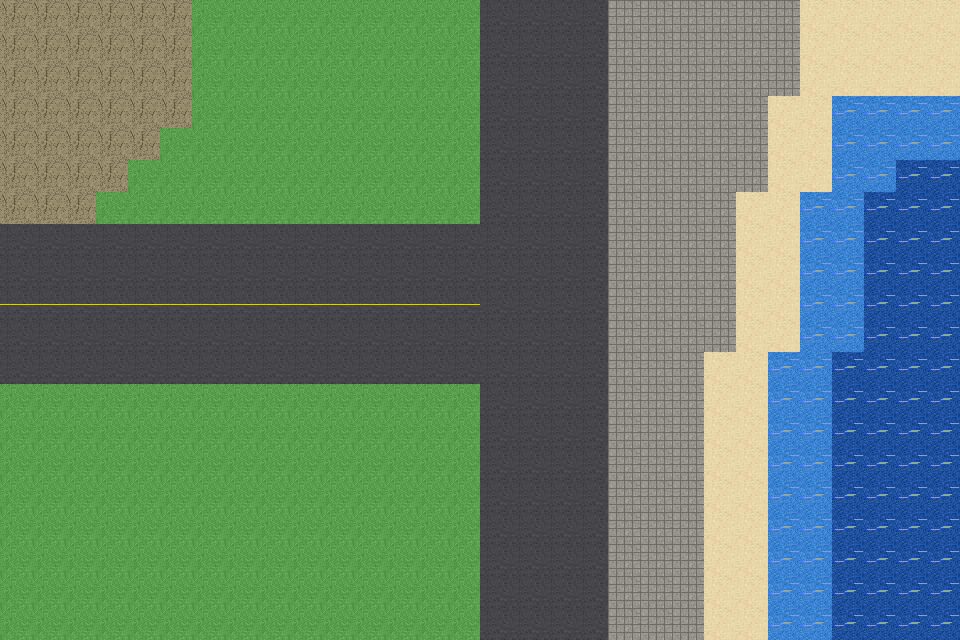

The image is a tile-based game level rendered from a .tmx file. Its description and complete source (layers, tilesets, objects, tile grids) follow:
An orthogonal 30x20 tile map with 32x32 px tiles, 1 tile layer (タイルレイヤー1).

<map version="1.10" tiledversion="1.12.2" orientation="orthogonal" renderorder="right-down" width="30" height="20" tilewidth="32" tileheight="32" infinite="0" nextlayerid="2" nextobjectid="1">
 <tileset firstgid="1" source="../../image/map/sakurayama_tileset.tsx" />
 <layer id="1" name="タイルレイヤー1" width="30" height="20">
  <data encoding="csv">
20,20,20,20,20,20,1,1,1,1,1,1,1,1,1,9,9,9,9,4,4,4,4,4,4,5,5,5,5,5,
20,20,20,20,20,20,1,1,1,1,1,1,1,1,1,9,9,9,9,4,4,4,4,4,4,5,5,5,5,5,
20,20,20,20,20,20,1,1,1,1,1,1,1,1,1,9,9,9,9,4,4,4,4,4,4,5,5,5,5,5,
20,20,20,20,20,20,1,1,1,1,1,1,1,1,1,9,9,9,9,4,4,4,4,4,5,5,6,6,6,6,
20,20,20,20,20,1,1,1,1,1,1,1,1,1,1,9,9,9,9,4,4,4,4,4,5,5,6,6,6,6,
20,20,20,20,1,1,1,1,1,1,1,1,1,1,1,9,9,9,9,4,4,4,4,4,5,5,6,6,7,7,
20,20,20,1,1,1,1,1,1,1,1,1,1,1,1,9,9,9,9,4,4,4,4,5,5,6,6,7,7,7,
9,9,9,9,9,9,9,9,9,9,9,9,9,9,9,9,9,9,9,4,4,4,4,5,5,6,6,7,7,7,
9,9,9,9,9,9,9,9,9,9,9,9,9,9,9,9,9,9,9,4,4,4,4,5,5,6,6,7,7,7,
8,8,8,8,8,8,8,8,8,8,8,8,8,8,8,9,9,9,9,4,4,4,4,5,5,6,6,7,7,7,
9,9,9,9,9,9,9,9,9,9,9,9,9,9,9,9,9,9,9,4,4,4,4,5,5,6,6,7,7,7,
9,9,9,9,9,9,9,9,9,9,9,9,9,9,9,9,9,9,9,4,4,4,5,5,6,6,7,7,7,7,
1,1,1,1,1,1,1,1,1,1,1,1,1,1,1,9,9,9,9,4,4,4,5,5,6,6,7,7,7,7,
1,1,1,1,1,1,1,1,1,1,1,1,1,1,1,9,9,9,9,4,4,4,5,5,6,6,7,7,7,7,
1,1,1,1,1,1,1,1,1,1,1,1,1,1,1,9,9,9,9,4,4,4,5,5,6,6,7,7,7,7,
1,1,1,1,1,1,1,1,1,1,1,1,1,1,1,9,9,9,9,4,4,4,5,5,6,6,7,7,7,7,
1,1,1,1,1,1,1,1,1,1,1,1,1,1,1,9,9,9,9,4,4,4,5,5,6,6,7,7,7,7,
1,1,1,1,1,1,1,1,1,1,1,1,1,1,1,9,9,9,9,4,4,4,5,5,6,6,7,7,7,7,
1,1,1,1,1,1,1,1,1,1,1,1,1,1,1,9,9,9,9,4,4,4,5,5,6,6,7,7,7,7,
1,1,1,1,1,1,1,1,1,1,1,1,1,1,1,9,9,9,9,4,4,4,5,5,6,6,7,7,7,7
</data>
 </layer>
</map>
